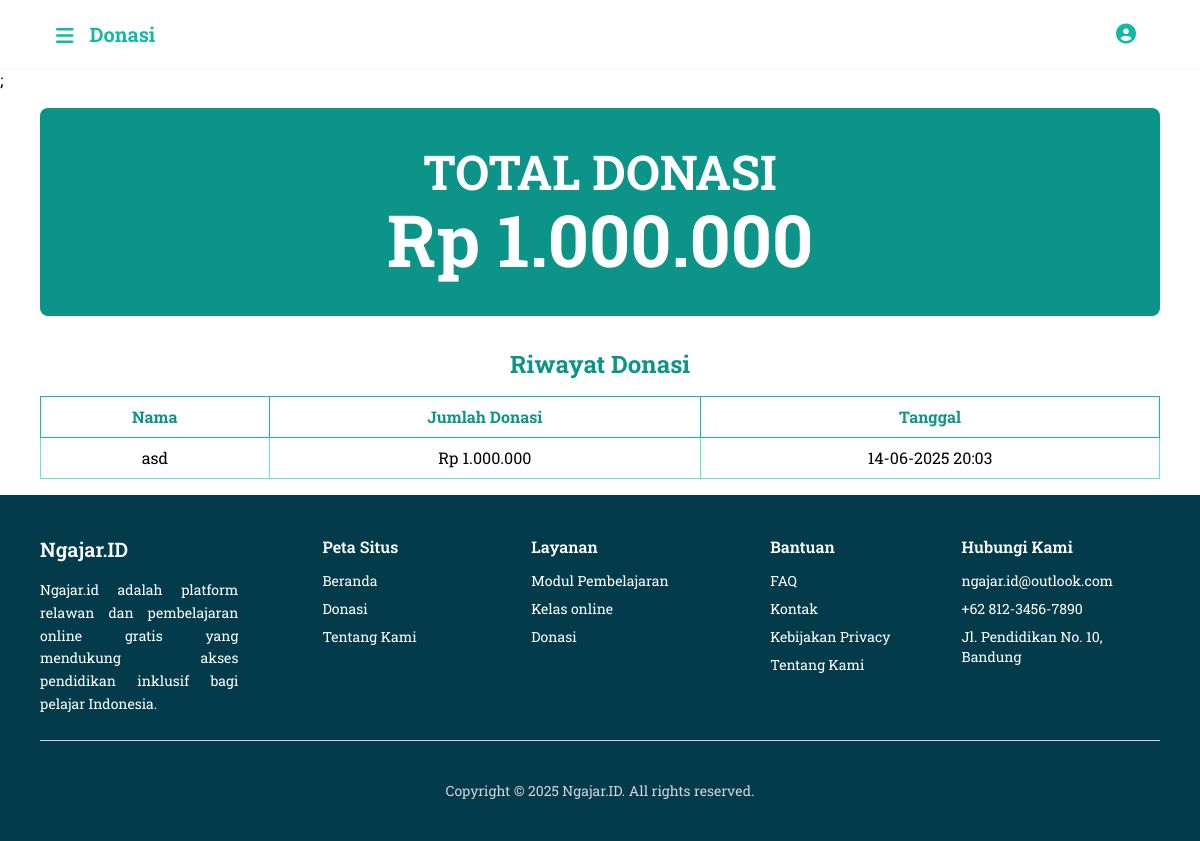
Page /Admin/admin_donasi.php (signed in) on the earlier database version.
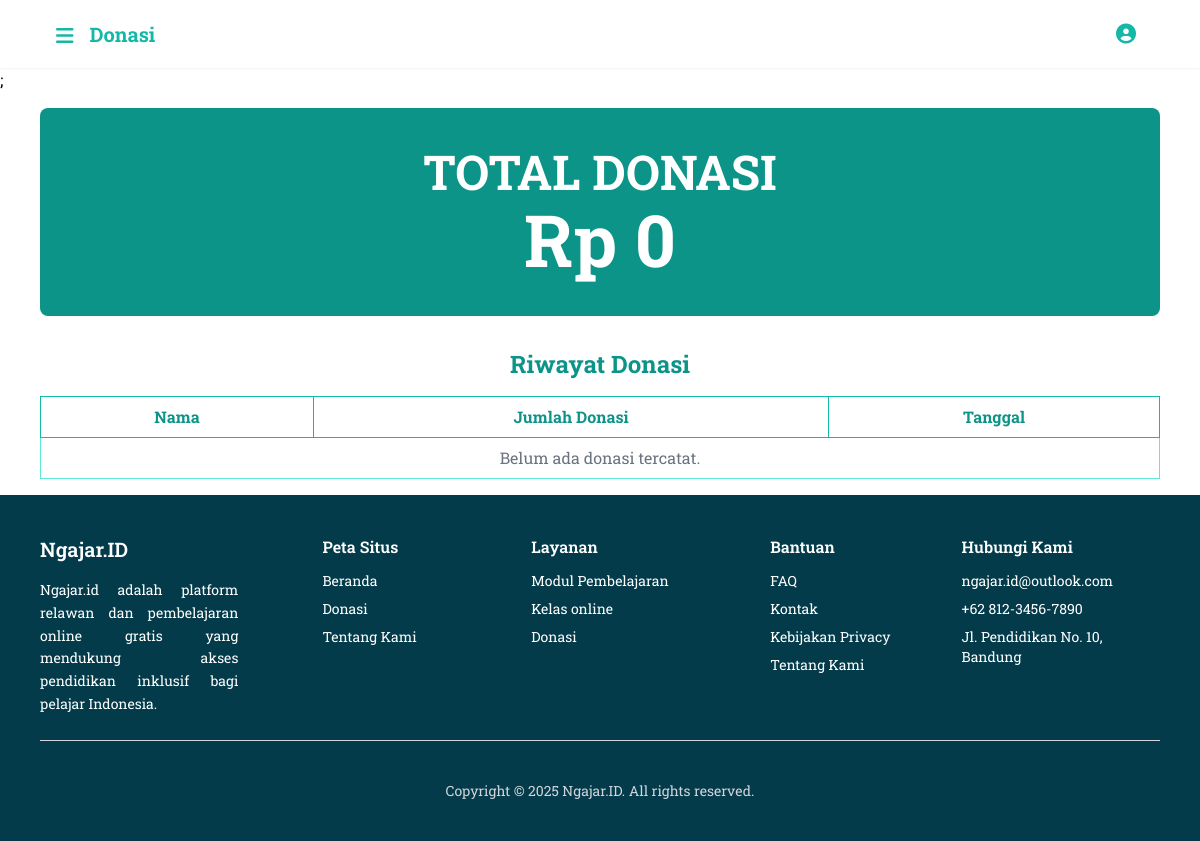
Same page on the later database version.
### tables this page shows
CREATE TABLE `donasi` (
  `donasi_id` int(11) NOT NULL,
  `nama` varchar(100) DEFAULT NULL,
  `jumlah` int(11) DEFAULT NULL,
  `tanggal` datetime DEFAULT NULL
);

### Admin/admin_donasi.php (the view, shortened to what this page needs)
<?php
include '../Includes/DBkoneksi.php';
$sql_total = "SELECT SUM(jumlah) AS total FROM donasi";
$result_total = $conn->query($sql_total);
$total_donasi = 0;
if ($result_total && $row = $result_total->fetch_assoc()) {
    $total_donasi = $row['total'] ?? 0;
}
$sql_riwayat = "SELECT nama, jumlah, tanggal FROM donasi ORDER BY tanggal DESC";
$result_riwayat = $conn->query($sql_riwayat);
?>
<!DOCTYPE html>
<html lang="id">
<head>
    <script src="https://cdn.tailwindcss.com"></script>
    <link rel="stylesheet" href="https://cdnjs.cloudflare.com/ajax/libs/font-awesome/6.4.0/css/all.min.css">
</head>
<body class="min-h-screen font-roboto">
    <div class="flex flex-col">
        <header class="bg-white shadow-sm sticky top-0 z-30">
            <div class="max-w-6xl mx-auto px-4 sm:px-6 lg:px-8 py-3 flex items-center justify-between">
                <div class="flex items-center space-x-4">
                    <button id="hamburgerButton" class="text-teal-500 focus:outline-none mt-1">
                        <i class="fas fa-bars text-xl"></i>
                    </button>
                    <h1 class="text-xl font-bold text-teal-500 hidden sm:block">Donasi</h1>
                </div>
                <div class="flex items-center space-x-2 sm:space-x-4">
                    <?php include "../includes/Profile.php"; ?>
                </div>
            </div>
        </header>
    </div>
    <?php include "../Includes/sidebar.php" ?>;
    <div class="max-w-6xl mx-auto px-4 py-4">
        <div class="bg-teal-600 text-white text-center py-10 rounded-lg mb-8">
            <h2 class="text-5xl font-bold uppercase mb-2">Total Donasi</h2>
            <p class="text-5xl md:text-7xl font-bold">Rp <?php echo number_format($total_donasi, 0, ',', '.'); ?></p>
        </div>
        <h3 class="text-teal-600 text-2xl font-bold text-center mb-4">Riwayat Donasi</h3>
        <div class="mx-w-6xl overflow-x-auto">
            <table class="w-full table-auto border border-teal-500 text-center">
                <thead class="bg-white text-teal-600 font-bold">
                    <tr>
                        <th class="border border-teal-500 px-4 py-2">Nama</th>
                        <th class="border border-teal-500 px-4 py-2">Jumlah Donasi</th>
                        <th class="border border-teal-500 px-4 py-2">Tanggal</th>
                    </tr>
                </thead>
                <tbody>
                    <?php if ($result_riwayat && $result_riwayat->num_rows > 0): ?>
                        <?php while ($row = $result_riwayat->fetch_assoc()): ?>
                            <tr>
                                <td class="border border-teal-300 px-4 py-2"><?php echo htmlspecialchars($row['nama']); ?></td>
                                <td class="border border-teal-300 px-4 py-2">Rp <?php echo number_format($row['jumlah'], 0, ',', '.'); ?></td>
                                <td class="border border-teal-300 px-4 py-2"><?php echo date('d-m-Y H:i', strtotime($row['tanggal'])); ?></td>
                            </tr>
                        <?php endwhile; ?>
                    <?php else: ?>
                        <tr>
                            <td colspan="3" class="border border-teal-300 px-4 py-2 text-gray-500">Belum ada donasi tercatat.</td>
                        </tr>
                    <?php endif; ?>
                </tbody>
            </table>
        </div>
    </div>
    <footer>
        <?php include '../includes/Footer.php'; ?>
    </footer>
</body>
</html>

Differences in the rows shown:
removed donasi: nama "asd", jumlah "1.000.000", tanggal "14-06-2025 20:03"
Other differences:
$total_donasi: "1.000.000" → "0"
text now shown: "Belum ada donasi tercatat."
